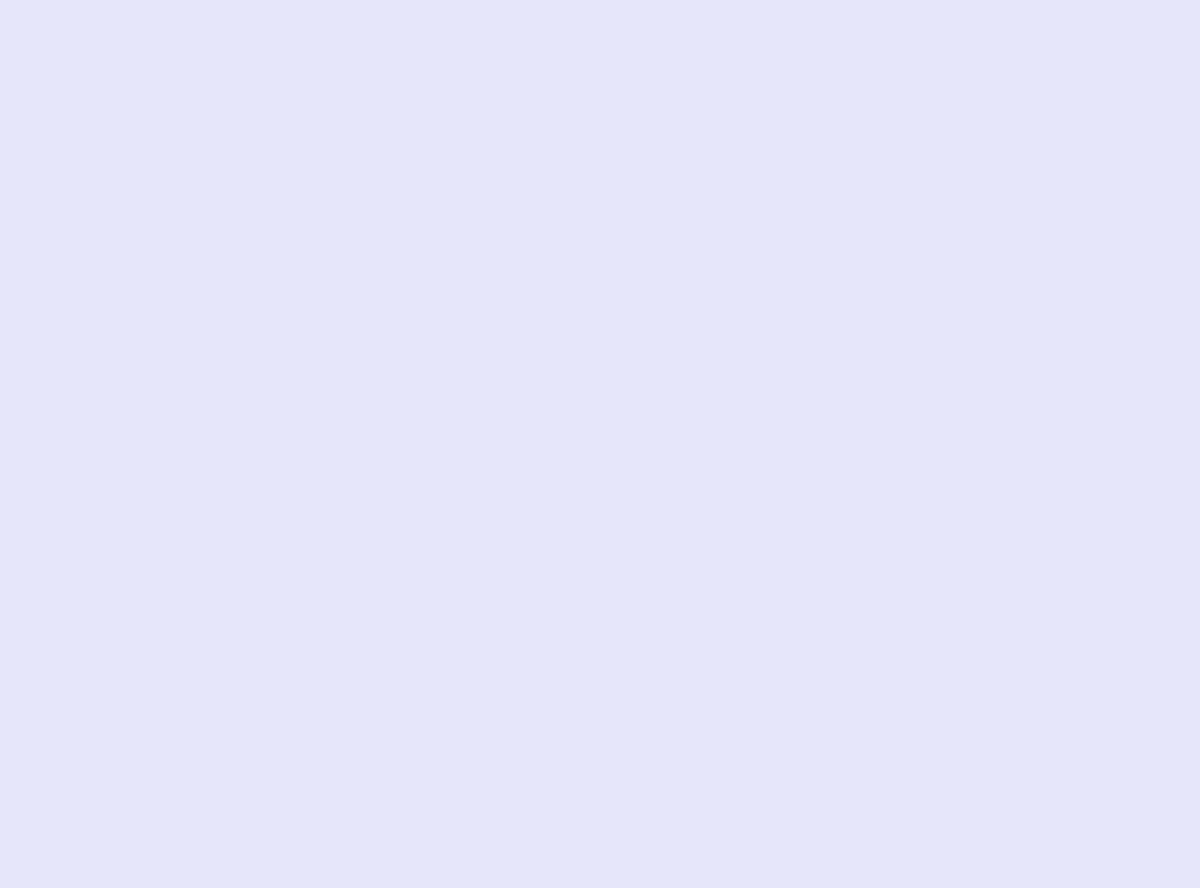
Frame 1 (no input)
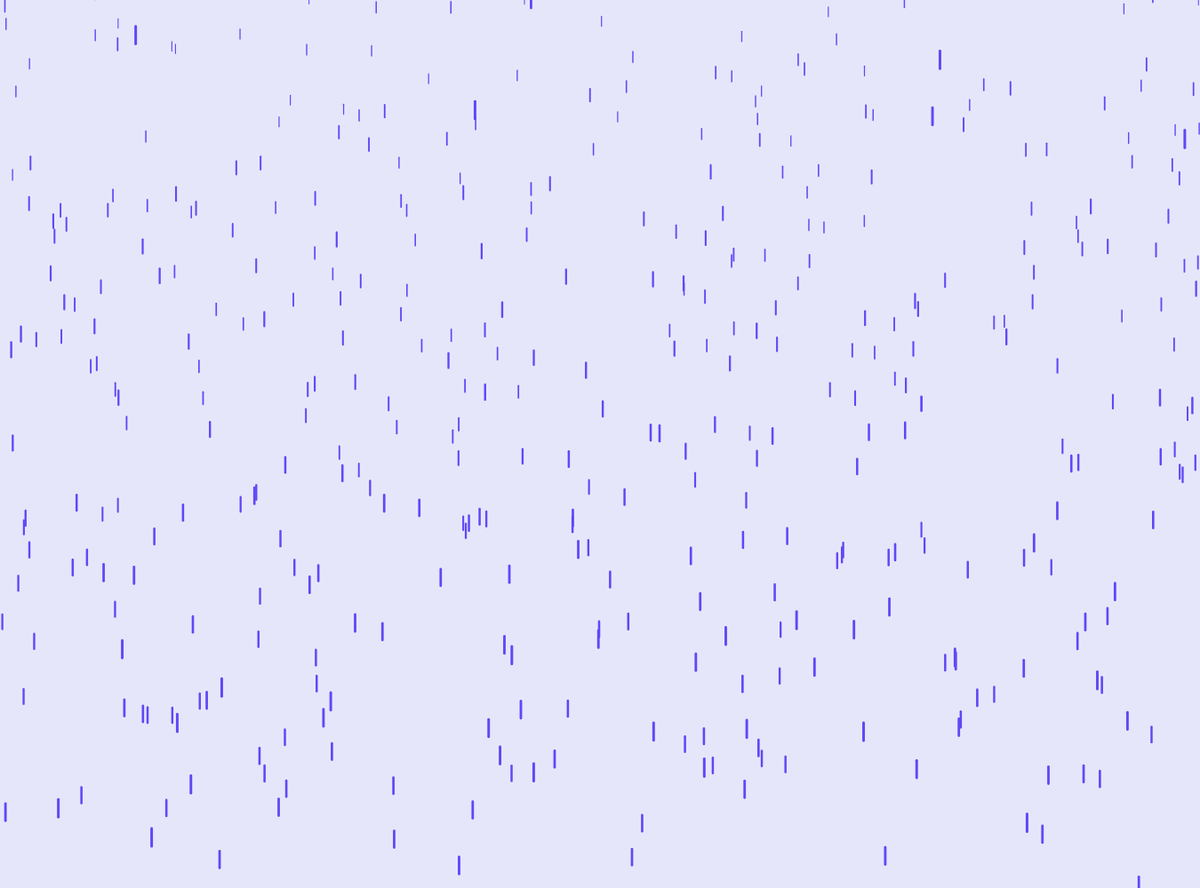
Frame 60 (no input)
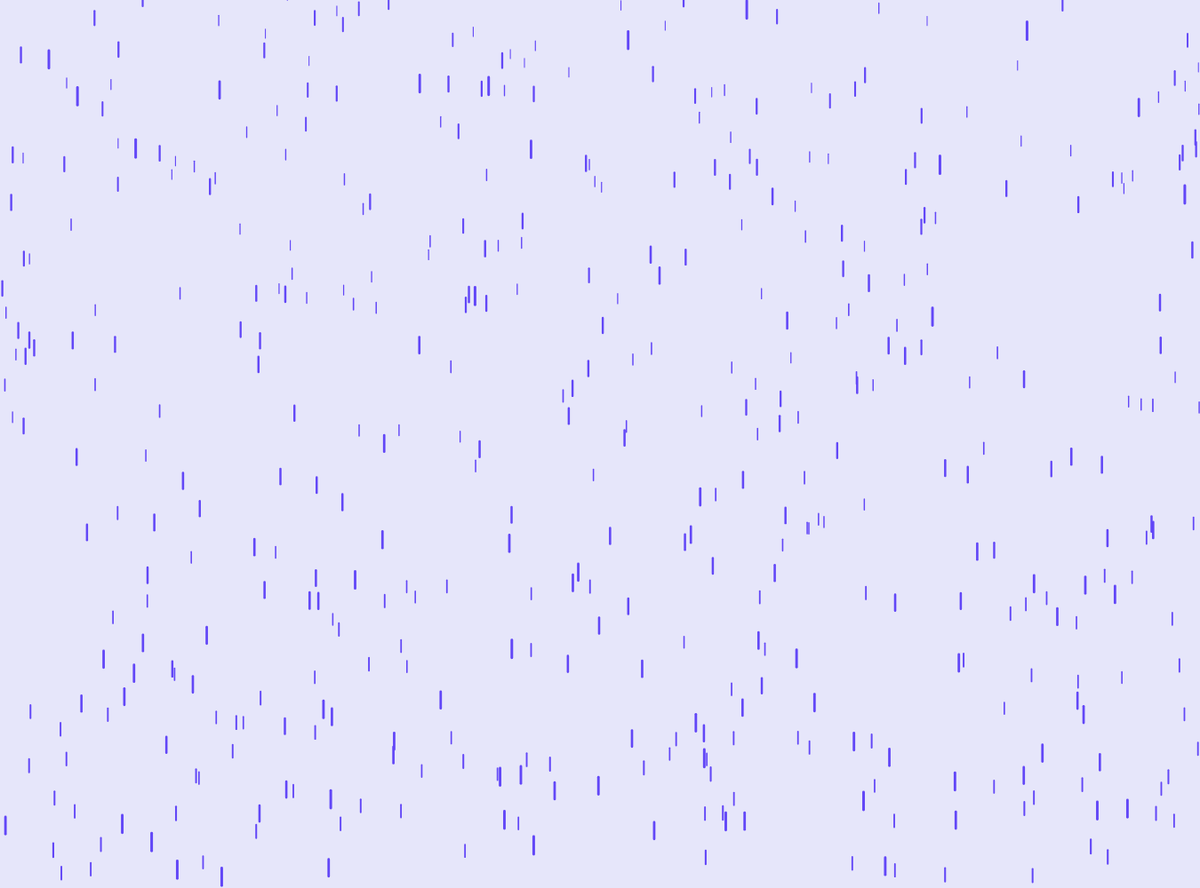
Frame 120 (the mouse pressed at the canvas centre since frame 60)

The p5.js sketch that drew these frames (run headless with seeded random() and noise() and a simulated clock; from frame 60 on, the mouse is pressed at the canvas centre):

// p5.js sketch
// ── sketch.js
var Drop = function() {
    this.x = random(width);
    this.y = random(-500, -50);
    this.z = random(0, 20);
    this.grav = map(this.z, 0, 20, 0, 0.2);
    this.leng = map(this.z, 0 , 20, 10, 20);
    this.yspeed = this.grav + map(this.z, 0, 20, 1, 20);
};

Drop.prototype.fall = function() {
    this.y = this.y + this.yspeed;
    if(this.y > height) {
        this.y = random(-200, 100);
    }
};

Drop.prototype.show = function() {
    let thick = map(this.z, 0, 20, 1, 3);
    strokeWeight(thick);
    stroke(98, 71, 247);
    line(this.x, this.y, this.x, this.y + this.leng);
};

var d = new Array(500);

function setup() {
    createCanvas(1350, 1000);
    for(let i = 0; i < d.length; i++) {
        d[i] = new Drop();
    }
}

function draw() {
    background(230, 230, 250);
    for(let i = 0; i < d.length; i++) {
        d[i].fall();
        d[i].show();
    }
}
